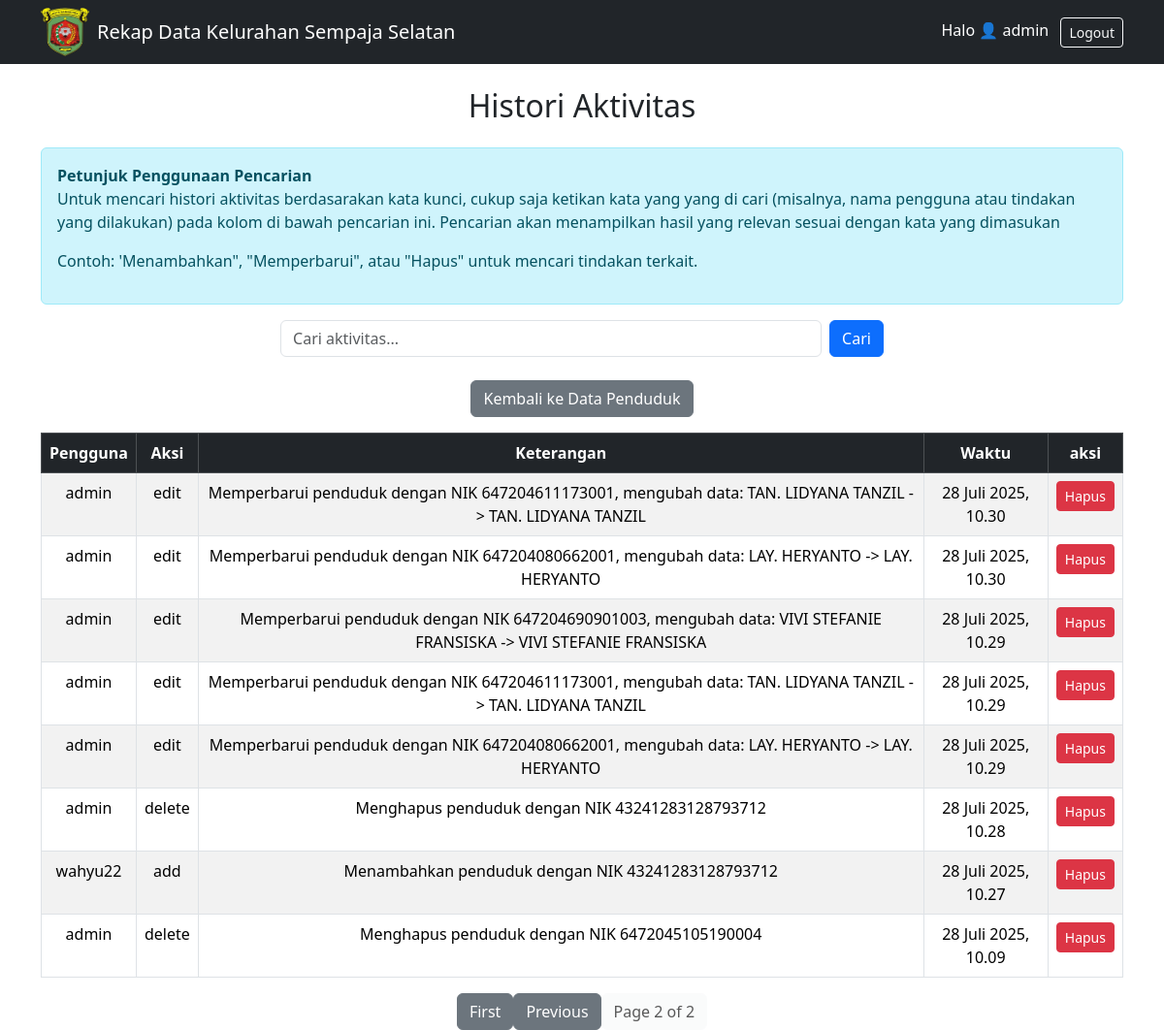
Screenshot of /Histori/?page=2 (signed in) with the database file from the repository.
### rekap/models.py (models this page shows, shortened)
class Histori(models.Model):
    ACTION_CHOICES = [
        ('add', 'Add'),
        ('edit', 'Edit'),
        ('delete', 'Delete'),
    ]
    user = models.ForeignKey(User, on_delete=models.CASCADE)  # Pengguna yang melakukan aksi
    action = models.CharField(max_length=20, choices=ACTION_CHOICES)  # Jenis aksi
    object_type = models.CharField(max_length=100)  # Jenis objek yang diubah
    object_id = models.PositiveIntegerField()  # ID objek yang diubah
    timestamp = models.DateTimeField(default=timezone.now)  # Waktu tindakan dilakukan
    details = models.TextField(null=True, blank=True)  # Rincian tentang tindakan

### rekap/views.py (the view)
# urls.py: path('Histori/', views.histori_aktivitas, name='histori_aktivitas'),
@login_required
def histori_aktivitas(request):
    if request.GET.get('q'):
        historis = Histori.objects.filter(details__icontains=request.GET['q']).order_by('-timestamp')  # jika ingin filter pencarian
    else:
        historis = Histori.objects.all().order_by('-timestamp')  # untuk ambil semua data histori yang ada
    paginator = Paginator(historis, 10)
    page = request.GET.get('page')
    historis = paginator.get_page(page)
    return render(request, 'rekap/histori.html', {'historis': historis})

### rekap/templates/rekap/Histori.html (shortened to what this page needs)
{% extends 'rekap/home.html' %}
{% block content %}
<h2 class="text-center mb-4">Histori Aktivitas</h2>
<div class="alert alert-info mb-3">
    <strong>Petunjuk Penggunaan Pencarian</strong>
    <p>Untuk mencari histori aktivitas berdasarakan kata kunci, cukup saja ketikan kata yang yang di cari (misalnya, nama pengguna atau tindakan yang dilakukan) pada kolom di bawah pencarian ini. Pencarian akan menampilkan hasil yang relevan sesuai dengan kata yang dimasukan</p>
    <p>Contoh: 'Menambahkan", "Memperbarui", atau "Hapus" untuk mencari tindakan terkait.</p>
</div>
<form method="get" class="d-flex justify-content-center mb-3">
    <input type="text" name="q" class="form-control w-50 me-2" placeholder="Cari aktivitas..." value="{{ request.GET.q }}">
    <button type="submit" class="btn btn-primary">Cari</button>
</form>
<div class="text-center mt-4">
    <a href="{% url 'list_penduduk' %}" class="btn btn-secondary mb-3">
         Kembali ke Data Penduduk
    </a>
<table class="table table-striped table-bordered">
    <thead class="table-dark">
        <tr class="text-center">
            <th>Pengguna</th>
            <th>Aksi</th>
            <th>Keterangan</th>
            <th>Waktu</th>
            <th>aksi</th>
        </tr>
    </thead>
    <tbody>
        {% for histori in historis %}
        <tr class="text-center">
            <td>{{ histori.user.username }}</td>
            <td>{{ histori.action }}</td>
            <td>{{ histori.details }}</td>
            <td>{{ histori.timestamp }}</td>
            <td>
                <a href="{% url 'hapus_histori' histori.pk %}" class="btn btn-danger btn-sm" onclick="return confirm('Yakin ingin menghapus histori ini?')">Hapus</a>
            </td>
        </tr>
        {% empty %}
        <tr>
            <td colspan="4" class="text-center">Tidak ada histori aktivitas.</td>
        </tr>
        {% endfor %}
    </tbody>
</table>
<div class="d-flex justify-content-center">
    {% if historis.has_previous %}
        <a class="btn btn-secondary" href="?page=1">First</a>
        <a class="btn btn-secondary" href="?page={{ historis.previous_page_number }}">Previous</a>
    {% endif %}
    <span class="btn btn-light disabled">Page {{ historis.number }} of {{ historis.paginator.num_pages }}</span>
</div>
{% endblock %}

### rekap/templates/rekap/home.html (shortened to what this page needs)
<!DOCTYPE html>
<html>
<head>
    {% load static %}
    <link href="https://cdn.jsdelivr.net/npm/bootstrap@5.3.2/dist/css/bootstrap.min.css" rel="stylesheet">
</head>
<body>
<nav class="navbar navbar-expand-lg navbar-dark bg-dark">
    <div class="container">
        <img src="{% static 'rekap/samarinda.png' %}" alt="Logo Samarinda" width="50" height="50" class="me-2">
        <a class="navbar-brand" href="{% url 'list_penduduk' %}">Rekap Data Kelurahan Sempaja Selatan</a>
        <div class="ms-auto">
            {% if user.is_authenticated %}
                <span class="text-white me-2">Halo 👤 {{ user.username }}</span>
                <form action="{% url 'logout' %}" method="post" style="display:inline;">
                    <button type="submit" class="btn btn-outline-light btn-sm">Logout</button>
                </form>
            {% endif %}
        </div>
    </div>
</nav>
<div class="container mt-4">
    {% block content %}
    {% endblock %}
</div>
</body>
</html>

### rows the page displays
Histori: user.username "admin", action "edit", details "Memperbarui penduduk dengan NIK 647204611173001, mengubah data: TAN. LIDYANA TANZIL -> TAN. LIDYANA TANZIL", timestamp "28 Juli 2025, 10.30"
Histori: user.username "admin", action "edit", details "Memperbarui penduduk dengan NIK 647204080662001, mengubah data: LAY. HERYANTO -> LAY. HERYANTO", timestamp "28 Juli 2025, 10.30"
Histori: user.username "admin", action "edit", details "Memperbarui penduduk dengan NIK 647204690901003, mengubah data: VIVI STEFANIE FRANSISKA -> VIVI STEFANIE FRANSISKA", timestamp "28 Juli 2025, 10.29"
Histori: user.username "admin", action "edit", details "Memperbarui penduduk dengan NIK 647204611173001, mengubah data: TAN. LIDYANA TANZIL -> TAN. LIDYANA TANZIL", timestamp "28 Juli 2025, 10.29"
Histori: user.username "admin", action "edit", details "Memperbarui penduduk dengan NIK 647204080662001, mengubah data: LAY. HERYANTO -> LAY. HERYANTO", timestamp "28 Juli 2025, 10.29"
Histori: user.username "admin", action "delete", details "Menghapus penduduk dengan NIK 43241283128793712", timestamp "28 Juli 2025, 10.28"
Histori: user.username "wahyu22", action "add", details "Menambahkan penduduk dengan NIK 43241283128793712", timestamp "28 Juli 2025, 10.27"
Histori: user.username "admin", action "delete", details "Menghapus penduduk dengan NIK 6472045105190004", timestamp "28 Juli 2025, 10.09"

### other values shown
{{ user.username }} "admin"
{{ historis.number }} "2"
{{ historis.paginator.num_pages }} "2"
